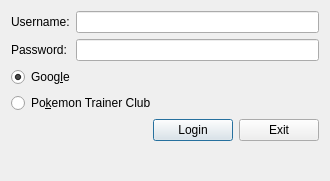
<?xml version="1.0" encoding="UTF-8"?>
<ui version="4.0">
 <class>LoginDialog</class>
 <widget class="QDialog" name="LoginDialog">
  <property name="geometry">
   <rect>
    <x>0</x>
    <y>0</y>
    <width>330</width>
    <height>181</height>
   </rect>
  </property>
  <property name="minimumSize">
   <size>
    <width>330</width>
    <height>154</height>
   </size>
  </property>
  <property name="windowTitle">
   <string>Dialog</string>
  </property>
  <property name="modal">
   <bool>true</bool>
  </property>
  <layout class="QFormLayout" name="formLayout">
   <item row="0" column="0">
    <widget class="QLabel" name="label">
     <property name="text">
      <string>Username:</string>
     </property>
    </widget>
   </item>
   <item row="0" column="1">
    <widget class="QLineEdit" name="usernameEdit"/>
   </item>
   <item row="1" column="0">
    <widget class="QLabel" name="label_2">
     <property name="text">
      <string>Password:</string>
     </property>
    </widget>
   </item>
   <item row="1" column="1">
    <widget class="QLineEdit" name="passwordEdit">
     <property name="echoMode">
      <enum>QLineEdit::Password</enum>
     </property>
    </widget>
   </item>
   <item row="4" column="0" colspan="2">
    <layout class="QHBoxLayout" name="horizontalLayout">
     <item>
      <spacer name="horizontalSpacer">
       <property name="orientation">
        <enum>Qt::Horizontal</enum>
       </property>
       <property name="sizeHint" stdset="0">
        <size>
         <width>40</width>
         <height>20</height>
        </size>
       </property>
      </spacer>
     </item>
     <item>
      <widget class="QPushButton" name="loginButton">
       <property name="text">
        <string>Login</string>
       </property>
      </widget>
     </item>
     <item>
      <widget class="QPushButton" name="exitButton">
       <property name="text">
        <string>Exit</string>
       </property>
      </widget>
     </item>
    </layout>
   </item>
   <item row="2" column="0" colspan="2">
    <widget class="QRadioButton" name="googleRadioButton">
     <property name="text">
      <string>Goog&amp;le</string>
     </property>
     <property name="checked">
      <bool>true</bool>
     </property>
    </widget>
   </item>
   <item row="3" column="0" colspan="2">
    <widget class="QRadioButton" name="ptcRadioButton">
     <property name="text">
      <string>Po&amp;kemon Trainer Club</string>
     </property>
    </widget>
   </item>
  </layout>
 </widget>
 <resources/>
 <connections>
  <connection>
   <sender>exitButton</sender>
   <signal>clicked()</signal>
   <receiver>LoginDialog</receiver>
   <slot>reject()</slot>
   <hints>
    <hint type="sourcelabel">
     <x>280</x>
     <y>99</y>
    </hint>
    <hint type="destinationlabel">
     <x>164</x>
     <y>61</y>
    </hint>
   </hints>
  </connection>
 </connections>
</ui>
